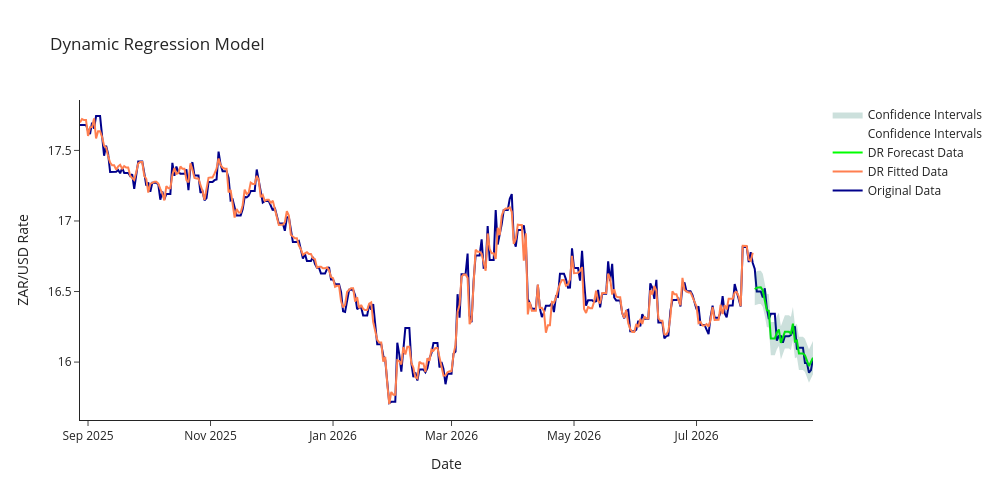

Notebook code cell kept with this figure:
### Code cell
plot_dr_model(dr_model, df2, train2, test2)
